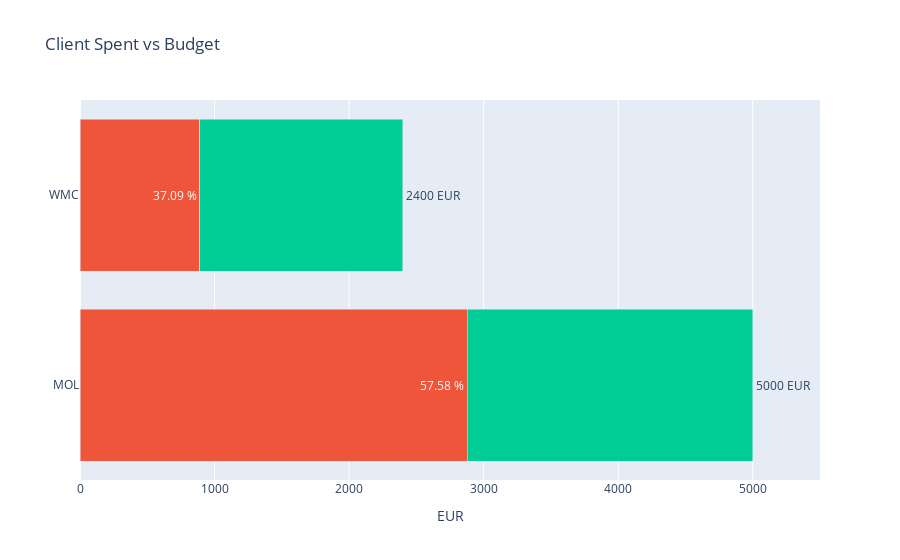

Here is the notebook cell this chart was saved with:
### Code cell
fig_spend = go.Figure()

# Adding bars for Unspent


# Adding bars for Total Spent
for index, row in final_df.iterrows():
    fig_spend.add_trace(go.Bar(
        x=[row['Total_Spent']],
        y=[row['Client']],
        name='Spent',
        orientation='h',
        text=f"{row['Percentage_spend']:.2f} %",
        textposition='auto',
        textfont_color = 'white',
        marker_color=px.colors.qualitative.Plotly[1]
    ))
for index, row in final_df.iterrows():
    fig_spend.add_trace(go.Bar(
        x=[row['Unspent']],
        y=[row['Client']],
        #name='Unspent',
        orientation='h',
        text=f"{row['Budget_Amount']} EUR",
        textposition='outside',
        marker_color=px.colors.qualitative.Plotly[2]  # Using a fixed color for Unspent
    ))


# Update layout settings
max_budget = final_df['Budget_Amount'].max()

fig_spend.update_layout(title='Client Spent vs Budget',
                        xaxis=dict(
                            range=[0, max_budget * 1.10], title='EUR'),
                        yaxis_title='',
                        barmode='stack',
                        showlegend=False)
#fig.for_each_trace(lambda t: t.update(textfont_color=t.marker.color, textposition='top center'))
fig_spend.show()
#st.plotly_chart(fig_spend, use_container_width=True)

### Figure 1 — Plotly figure (JSON) as saved in the notebook; plotly's stock layout.template omitted (floating-point values rounded to 4 significant figures)
{"data": [{"marker": {"color": "#EF553B"}, "name": "Spent", "orientation": "h", "text": "57.58 %", "textfont": {"color": "white"}, "textposition": "auto", "type": "bar", "x": [2879.0], "y": ["MOL"]}, {"marker": {"color": "#EF553B"}, "name": "Spent", "orientation": "h", "text": "37.09 %", "textfont": {"color": "white"}, "textposition": "auto", "type": "bar", "x": [890.2], "y": ["WMC"]}, {"marker": {"color": "#00CC96"}, "orientation": "h", "text": "5000 EUR", "textposition": "outside", "type": "bar", "x": [2121.0], "y": ["MOL"]}, {"marker": {"color": "#00CC96"}, "orientation": "h", "text": "2400 EUR", "textposition": "outside", "type": "bar", "x": [1510.0], "y": ["WMC"]}], "layout": {"barmode": "stack", "showlegend": false, "title": {"text": "Client Spent vs Budget"}, "xaxis": {"range": [0, 5500], "title": {"text": "EUR"}}, "yaxis": {"title": {"text": ""}}}}
